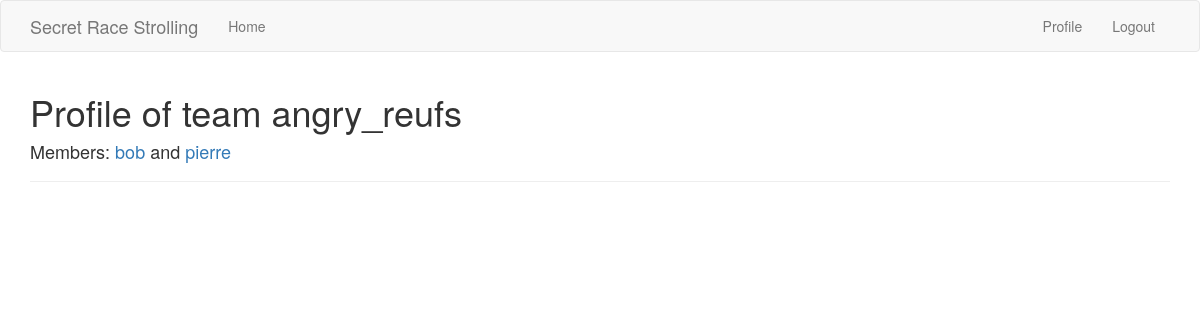
/team/angry_reufs (signed in), run on an earlier commit of the app's database.
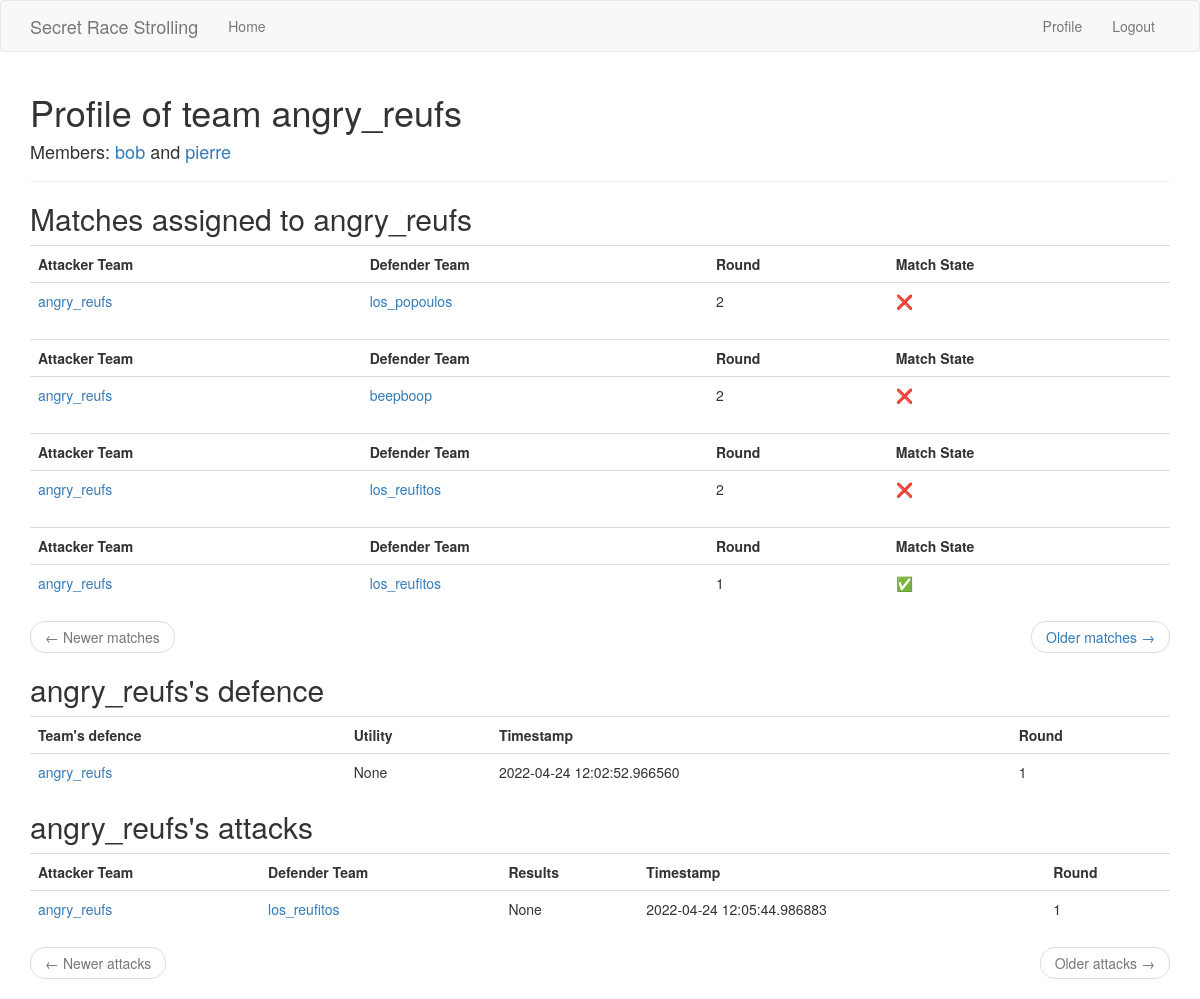
And on a later commit of the database.
### app/models.py (models this page shows, shortened)
class Team(db.Model):
    id = db.Column(db.Integer, primary_key=True)
    team_name = db.Column(db.String(64), index=True, unique=True)
    member1_id = db.Column(db.Integer, db.ForeignKey("user.id"), unique=True)
    member2_id = db.Column(db.Integer, db.ForeignKey("user.id"), unique=True)
    defences = db.relationship(
        "Defence",
        backref="defender_team",
        foreign_keys="Defence.defender_team_id",
        lazy="dynamic",
    )
    defence_matches = db.relationship(
        "Match",
        backref="defender_team",
        foreign_keys="Match.defender_team_id",
        lazy="dynamic",
    )
    attack_matches = db.relationship(
        "Match",
        backref="attacker_team",
        foreign_keys="Match.attacker_team_id",
        lazy="dynamic",
    )
    def members(self) -> tuple[Any, Any]:
        return (
            db.session.query(User).filter(User.id == self.member1_id).first(),
            db.session.query(User).filter(User.id == self.member2_id).first(),
        )
    def attacks(self) -> Query:
        self_attacks = (
            db.session.query(Match.id)
            .filter(Match.attacker_team_id == self.id)
            .subquery()
        )
        return db.session.query(Attack).join(
            self_attacks, self_attacks.c.id == Attack.match_id
        )

class User(UserMixin, db.Model):
    id = db.Column(db.Integer, primary_key=True)
    username = db.Column(db.String(64), index=True, unique=True)
    email = db.Column(db.String(96), index=True, unique=True)
    password_hash = db.Column(db.String(102))
    sciper = db.Column(db.Integer, unique=True)
    is_admin = db.Column(db.Boolean, default=False)
    def team(self) -> Any:
        return (
            db.session.query(Team)
            .filter(or_(Team.member1_id == self.id, Team.member2_id == self.id))
            .first()
        )

class Match(db.Model):
    id = db.Column(db.Integer, primary_key=True)
    defender_team_id = db.Column(db.Integer, db.ForeignKey("team.id"))
    attacker_team_id = db.Column(db.Integer, db.ForeignKey("team.id"))
    round = db.Column(db.Integer, index=True)
    __table_args__ = (
        db.UniqueConstraint(
            "defender_team_id",
            "attacker_team_id",
            "round",
            name="_match_pair_once_per_round",
        ),
    )
    attacks = db.relationship(
        "Attack",
        backref="match",
        foreign_keys="Attack.match_id",
        lazy="dynamic",
    )
    @staticmethod
    def paginate_and_itemize_match_query(
        matches: Query, page: int, matches_per_page: int, current_user_team: Team
    ) -> tuple[Pagination, list[dict]]:
        matches_sub = matches.subquery()
        attacks_done = (
            db.session.query(matches_sub.c.id)
            .join(Attack, Attack.match_id == matches_sub.c.id)
            .all()
        )
        attacks_done = [attack_done[0] for attack_done in attacks_done]
        user_attack_matches_id = []
        if current_user_team is not None:
            user_attack_matches_id = db.session.query(
                current_user_team.attack_matches.subquery().c.id
            ).all()
            user_attack_matches_id = [attack[0] for attack in user_attack_matches_id]
        paginated = matches.paginate(page, matches_per_page)
        matches_items = paginated.items
        for m in matches_items:
            m.match_done = m.id in attacks_done
            m.attack_url = (
                url_for("attack", match_id=m.id)
                if m.id in user_attack_matches_id
                else None
            )
        return paginated, matches_items

class Defence(db.Model):
    id = db.Column(db.Integer, primary_key=True)
    defender_team_id = db.Column(db.Integer, db.ForeignKey("team.id"))
    utility = db.Column(db.PickleType)
    timestamp = db.Column(db.DateTime, index=True, default=datetime.utcnow)
    round = db.Column(db.Integer, index=True)

class Attack(db.Model):
    id = db.Column(db.Integer, primary_key=True)
    match_id = db.Column(db.Integer, db.ForeignKey("match.id"))
    results = db.Column(db.PickleType)
    timestamp = db.Column(db.DateTime, index=True, default=datetime.utcnow)

### app/routes.py (the view)
@app.route("/team/<team_name>", methods=["GET"])
@login_required
def team(team_name):
    team = Team.query.filter_by(team_name=team_name).first_or_404()
    member1, member2 = team.members()
    page_match = request.args.get("page_match", 1, type=int)
    page_attack = request.args.get("page_attack", 1, type=int)
    pagination, matches_items = Match.paginate_and_itemize_match_query(
        team.attack_matches.order_by(Match.round.desc()),
        page_match,
        app.config["MATCHES_PER_PAGE"],
        current_user.team(),
    )
    match_next_url = (
        url_for(
            "team",
            team_name=team.team_name,
            page_match=pagination.next_num,
            page_attack=page_attack,
        )
        if pagination.has_next
        else None
    )
    match_prev_url = (
        url_for(
            "team",
            team_name=team.team_name,
            page_match=pagination.prev_num,
            page_attack=page_attack,
        )
        if pagination.has_prev
        else None
    )
    defence = team.defences.order_by(Defence.timestamp.desc()).first()
    attacks = team.attacks().paginate(
        page_attack, app.config["MATCHES_PER_PAGE"], False
    )
    attack_next_url = (
        url_for(
            "team",
            team_name=team.team_name,
            page_match=page_match,
            page_attack=attacks.next_num,
        )
        if attacks.has_next
        else None
    )
    attack_prev_url = (
        url_for(
            "team",
            team_name=team.team_name,
            page_match=page_match,
            page_attack=attacks.prev_num,
        )
        if attacks.has_prev
        else None
    )
    attacks_items = attacks.items
    return render_template(
        "team.html",
        team=team,
        member1=member1,
        member2=member2,
        matches=matches_items,
        attacks=attacks_items,
        defence=defence,
        match_next_url=match_next_url,
        match_prev_url=match_prev_url,
        attack_next_url=attack_next_url,
        attack_prev_url=attack_prev_url,
    )

### app/models.py (called while the page is built)
@login.user_loader
def load_user(id: int) -> User:
    return User.query.get(int(id))

### app/templates/team.html
{% extends "base.html" %}
{% block app_content %}
<h1>Profile of team {{ team.team_name }}</h1>
<h4>Members: {% if member1 %} <a href="{{ url_for('user', username=member1.username) }}"> {{ member1.username }}</a>
    {% else %} <a href="{{ url_for('join_team', team_name=team.team_name) }}"> [Join {{ team.team_name }}]</a>
    {% endif %} and {% if member2 %} <a href="{{ url_for('user', username=member2.username) }}">
        {{ member2.username }}</a>
    {% else %} <a href="{{ url_for('join_team', team_name=team.team_name) }}"> [Join {{ team.team_name }}]</a>
    {% endif %}</h4>
<hr>
{% if matches %}
<h2>Matches assigned to {{ team.team_name }}</h2>
{% for match in matches %}
{% include '_match.html' %}
{% endfor %}
<nav aria-label="...">
    <ul class="pager">
        <li class="previous{% if not match_prev_url %} disabled{% endif %}">
            <a href="{{ match_prev_url or '#' }}">
                <span aria-hidden="true">&larr;</span> Newer matches
            </a>
        </li>
        <li class="next{% if not match_next_url %} disabled{% endif %}">
            <a href="{{ match_next_url or '#' }}">
                Older matches <span aria-hidden="true">&rarr;</span>
            </a>
        </li>
    </ul>
</nav>
{% endif %}
{% if defence %}
<h2>{{ team.team_name }}'s defence</h2>
{% include '_defence.html' %}
{% endif %}
{% if attacks %}
<h2>{{ team.team_name }}'s attacks</h2>
{% for attack in attacks %}
{% include '_attack.html' %}
{% endfor %}
<nav aria-label="...">
    <ul class="pager">
        <li class="previous{% if not attck_prev_url %} disabled{% endif %}">
            <a href="{{ attack_prev_url or '#' }}">
                <span aria-hidden="true">&larr;</span> Newer attacks
            </a>
        </li>
        <li class="next{% if not attck_next_url %} disabled{% endif %}">
            <a href="{{ attack_next_url or '#' }}">
                Older attacks <span aria-hidden="true">&rarr;</span>
            </a>
        </li>
    </ul>
</nav>
{% endif %}
{% endblock %}

### app/templates/base.html (shortened to what this page needs)
{% extends 'bootstrap/base.html' %}
{% block navbar %}
<nav class="navbar navbar-default">
  <div class="container">
    <div class="navbar-header">
      <a
        class="navbar-brand"
        href="{{ url_for('index') }}"
      >Secret Race Strolling</a>
    </div>
    <div
      class="collapse navbar-collapse"
      id="bs-example-navbar-collapse-1"
    >
      <ul class="nav navbar-nav">
        <li><a href="{{ url_for('index') }}">Home</a></li>
      </ul>
      <ul class="nav navbar-nav navbar-right">
        {% if current_user.is_anonymous %}
        <li><a href="{{ url_for('login') }}">Login</a></li>
        {% else %}
        <li><a href="{{ url_for('user', username=current_user.username) }}">Profile</a></li>
        <li><a href="{{ url_for('logout') }}">Logout</a></li>
        {% endif %}
      </ul>
    </div>
  </div>
</nav>
{% endblock %}
{% block content %}
<div class="container">
  {% block app_content %}{% endblock %}
</div>
{% endblock %}

### app/templates/_match.html (shortened to what this page needs)
<table class="table table-hover">
    <tr>
        <th>Attacker Team</th>
        <th>Defender Team</th>
        <th>Round</th>
        <th>Match State</th>
    </tr>
    <tr>
        <td>
            <a href="{{ url_for('team', team_name=match.attacker_team.team_name) }}">
                {{ match.attacker_team.team_name }}</a>
        </td>
        <td>
            <a href="{{ url_for('team', team_name=match.defender_team.team_name) }}">{{ match.defender_team.team_name }}
            </a>
        </td>
        <td>
            {{ match.round }}
        </td>
        <td>
            {% if match.match_done %} ✅ {% else %} ❌ {% endif %}
        </td>
    </tr>
</table>

### app/templates/_defence.html
<table class="table table-hover">
    <tr>
        <th>Team's defence</th>
        <th>Utility</th>
        <th>Timestamp</th>
        <th>Round</th>
    </tr>
    <tr>
        <td>
            <a href="{{ url_for('team', team_name=defence.defender_team.team_name) }}">
                {{ defence.defender_team.team_name }}</a>
        </td>
        <td>
            {{ defence.utility }}
        </td>
        <td>
            {{ defence.timestamp }}
        </td>
        <td>
            {{ defence.round }}
        </td>
    </tr>
</table>

### app/templates/_attack.html
<table class="table table-hover">
    <tr>
        <th>Attacker Team</th>
        <th>Defender Team</th>
        <th>Results</th>
        <th>Timestamp</th>
        <th>Round</th>
    </tr>
    <tr>
        <td>
            <a href="{{ url_for('team', team_name=attack.match.attacker_team.team_name) }}">
                {{ attack.match.attacker_team.team_name }}</a>
        </td>
        <td>
            <a href="{{ url_for('team', team_name=attack.match.defender_team.team_name) }}">{{ attack.match.defender_team.team_name }}
            </a>
        </td>
        <td>
            {{ attack.results }}
        </td>
        <td>
            {{ attack.timestamp }}
        </td>
        <td>
            {{ attack.match.round }}
        </td>
    </tr>
</table>

What changed in the data, as far as the page shows it:
shown differently, row unchanged: Team "angry_reufs": team_name (not shown) → "angry_reufs"; defender_team.team_name (not shown) → "angry_reufs"
added Match: attacker_team.team_name "angry_reufs", defender_team.team_name "los_popoulos", round "2"
added Match: attacker_team.team_name "angry_reufs", defender_team.team_name "beepboop", round "2"
added Match: attacker_team.team_name "angry_reufs", defender_team.team_name "los_reufitos", round "2"
added Match: attacker_team.team_name "angry_reufs", defender_team.team_name "los_reufitos", round "1"
added Defence: utility "None", timestamp "2022-04-24 12:02:52.966560", round "1"
added Attack: match.attacker_team.team_name "angry_reufs", match.defender_team.team_name "los_reufitos", results "None", timestamp "2022-04-24 12:05:44.986883", match.round "1"
Also different on the page:
text now shown: "Matches assigned to ← Newer matches Older matches → 's defence Team's defence Utility Timestamp Round 's attacks ← Newer attacks Older attacks →"
